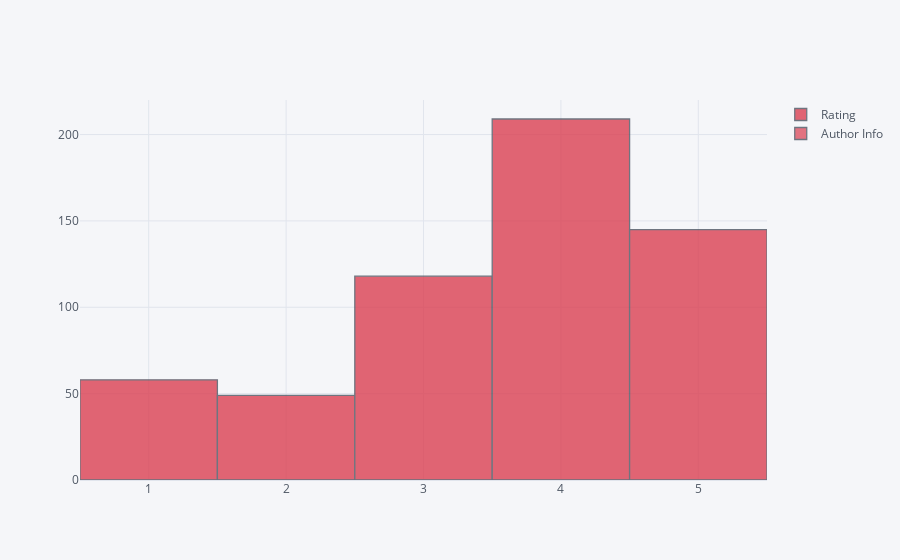

Notebook cell for this chart:
### Code cell
df[['Rating', 'Author Info']].iplot(kind='hist', color='red')

### Figure 1 — Plotly figure (JSON) as saved in the notebook; plotly's stock layout.template omitted (floating-point values rounded to 4 significant figures; data arrays with more than 128 entries replaced by an {"elided": "..."} marker saying what was removed)
{"data": [{"histfunc": "count", "histnorm": "", "marker": {"color": "rgba(219, 64, 82, 1.0)", "line": {"color": "#4D5663", "width": 1.3}}, "name": "Rating", "opacity": 0.8, "orientation": "v", "type": "histogram", "x": {"elided": "579 int values"}}, {"histfunc": "count", "histnorm": "", "marker": {"color": "rgba(219, 64, 82, 0.8999999999999999)", "line": {"color": "#4D5663", "width": 1.3}}, "name": "Author Info", "opacity": 0.8, "orientation": "v", "type": "histogram", "x": {"elided": "579 str values"}}], "layout": {"barmode": "overlay", "legend": {"bgcolor": "#F5F6F9", "font": {"color": "#4D5663"}}, "paper_bgcolor": "#F5F6F9", "plot_bgcolor": "#F5F6F9", "title": {"font": {"color": "#4D5663"}}, "xaxis": {"gridcolor": "#E1E5ED", "showgrid": true, "tickfont": {"color": "#4D5663"}, "title": {"font": {"color": "#4D5663"}, "text": ""}, "zerolinecolor": "#E1E5ED"}, "yaxis": {"gridcolor": "#E1E5ED", "showgrid": true, "tickfont": {"color": "#4D5663"}, "title": {"font": {"color": "#4D5663"}, "text": ""}, "zerolinecolor": "#E1E5ED"}}}
